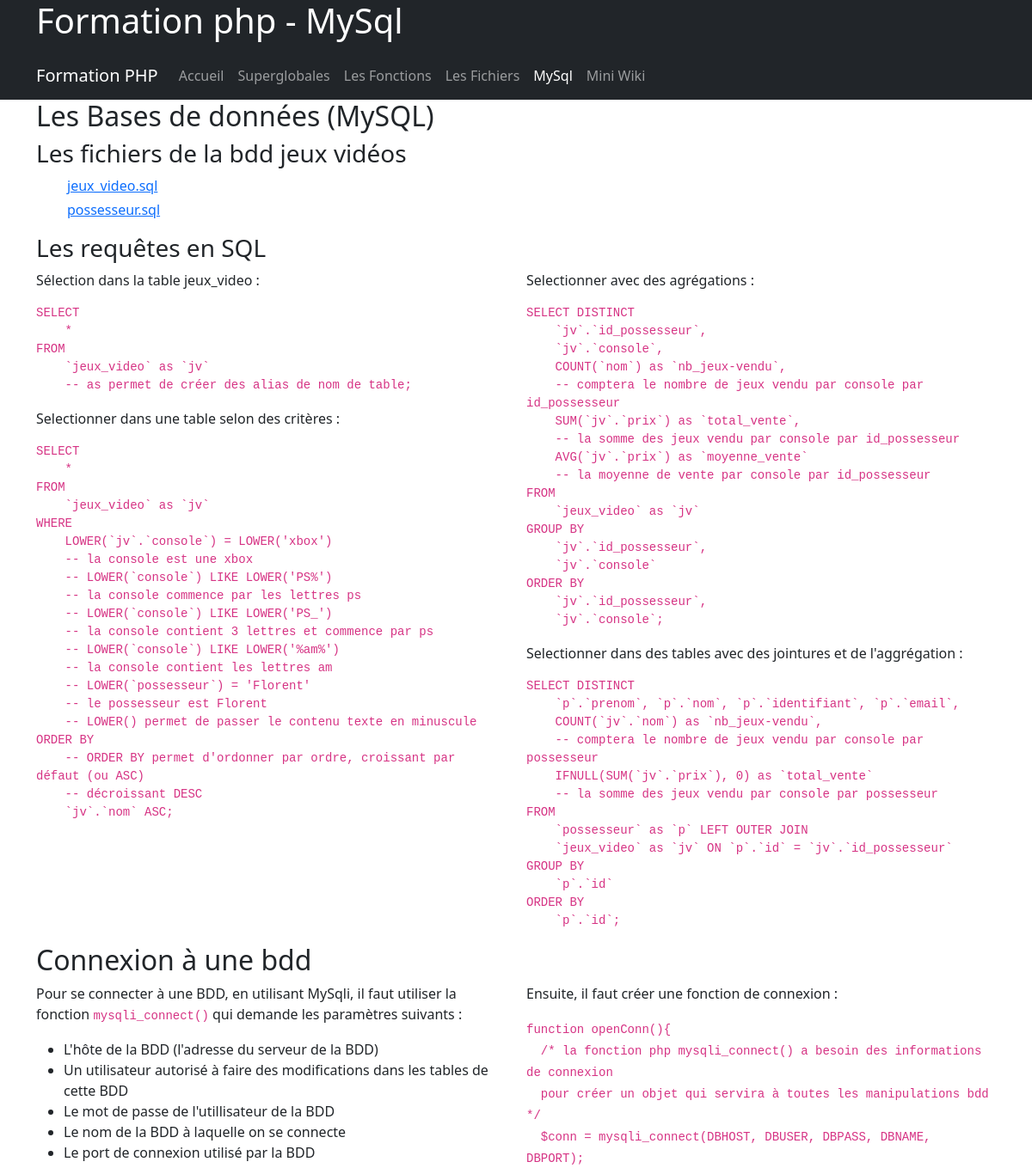
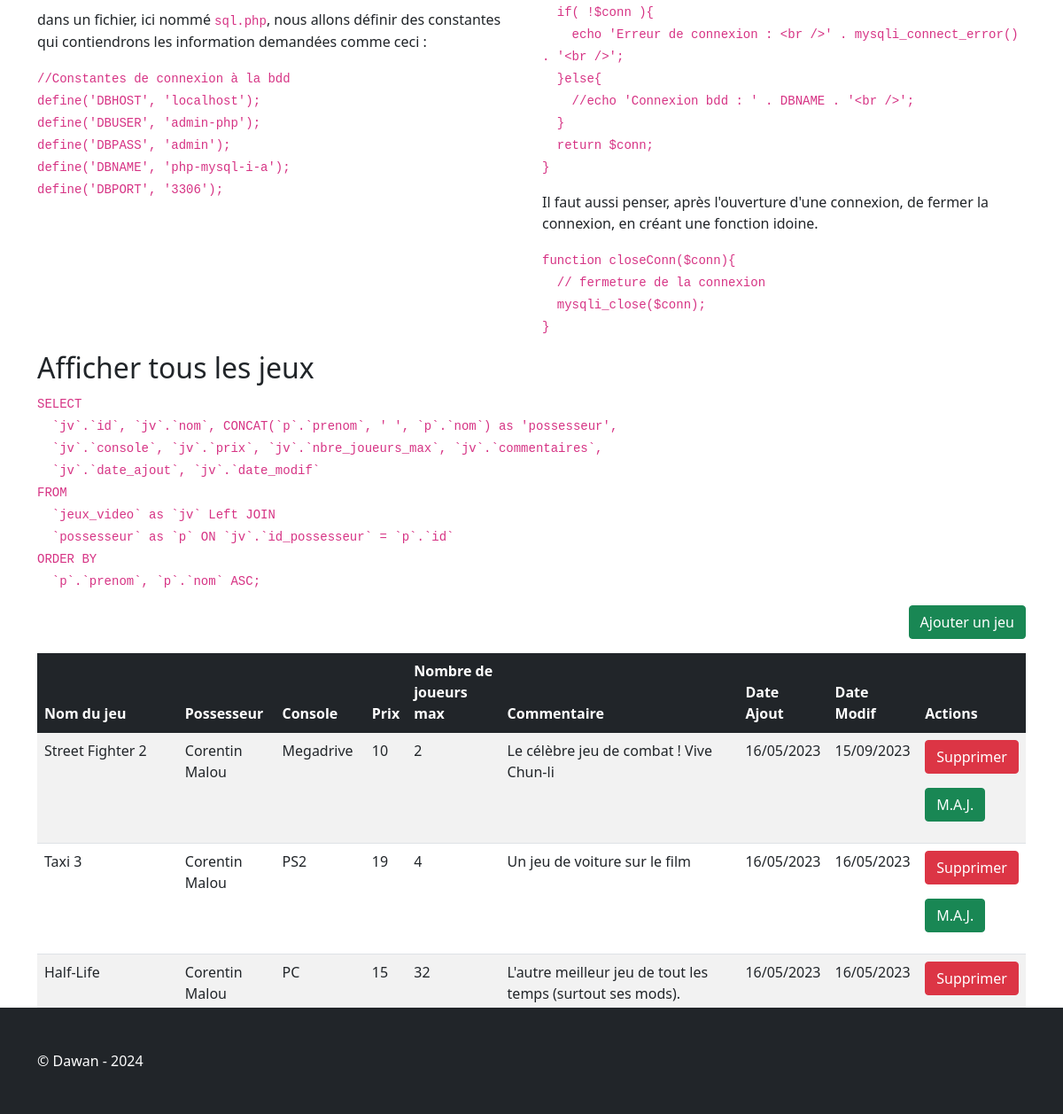
Screenshot of /mysql.php with the database file from the repository (2 pictures, top to bottom).
### tables this page shows
CREATE TABLE IF NOT EXISTS `jeux_video` (
  `id` int NOT NULL AUTO_INCREMENT,
  `id_possesseur` int DEFAULT NULL,
  `nom` varchar(255) NOT NULL,
  `console` varchar(255) NOT NULL,
  `prix` double NOT NULL,
  `nbre_joueurs_max` int NOT NULL,
  `commentaires` text NOT NULL,
  `date_ajout` datetime DEFAULT CURRENT_TIMESTAMP,
  `date_modif` datetime DEFAULT CURRENT_TIMESTAMP,
  PRIMARY KEY (`id`)
);

### mysql.php (the view, shortened to what this page needs)
<?php
include './includes/functions.php';
?>
<!DOCTYPE html>
<html lang="fr">
<head>
    <?php include './includes/appels.php' ?>
</head>
<body>
<?php include './includes/header.php' ?>
    <?php include './includes/navigation.php' ?>
    <main class="container">
        <section class="row">
            <article class="col-lg-12">
                <h2>Les Bases de données (MySQL)</h2>
                <h3>Les fichiers de la bdd jeux vidéos</h3>
                <?php
                echo mkmapSimple("./dump");
                ?>
            </article>
            <article class="col-lg-12">
                <div class="row">
                    <h3>Les requêtes en SQL</h3>
                    <div class="col-lg-6">
                        <p>
                            Sélection dans la table jeux_video :
                        </p>
                        <code>
                            <p>
                                SELECT<br />
                                &nbsp;&nbsp;&nbsp;&nbsp;*<br />
                                FROM<br />
                                &nbsp;&nbsp;&nbsp;&nbsp;`jeux_video` as `jv` <br />
                                &nbsp;&nbsp;&nbsp;&nbsp;-- as permet de créer des alias de nom de table;<br />
                            </p>
                        </code>
                        <p>
                            Selectionner dans une table selon des critères :
                        </p>
                        <code>
                            <p>
                                SELECT<br />
                                &nbsp;&nbsp;&nbsp;&nbsp;*<br />
                                FROM <br />
                                &nbsp;&nbsp;&nbsp;&nbsp;`jeux_video` as `jv`<br />
                                WHERE <br />
                                &nbsp;&nbsp;&nbsp;&nbsp;LOWER(`jv`.`console`) = LOWER('xbox') <br />
                                &nbsp;&nbsp;&nbsp;&nbsp;-- la console est une xbox<br />
                                &nbsp;&nbsp;&nbsp;&nbsp;-- LOWER(`console`) LIKE LOWER('PS%') <br />
                                &nbsp;&nbsp;&nbsp;&nbsp;-- la console commence par les lettres ps<br />
                                &nbsp;&nbsp;&nbsp;&nbsp;-- LOWER(`console`) LIKE LOWER('PS_') <br />
                                &nbsp;&nbsp;&nbsp;&nbsp;-- la console contient 3 lettres et commence par ps<br />
                                &nbsp;&nbsp;&nbsp;&nbsp;-- LOWER(`console`) LIKE LOWER('%am%') <br />
                                &nbsp;&nbsp;&nbsp;&nbsp;-- la console contient les lettres am<br />
                                &nbsp;&nbsp;&nbsp;&nbsp;-- LOWER(`possesseur`) = 'Florent' <br />
                                &nbsp;&nbsp;&nbsp;&nbsp;-- le possesseur est Florent<br />
                                &nbsp;&nbsp;&nbsp;&nbsp;-- LOWER() permet de passer le contenu texte en minuscule<br />
                                ORDER BY<br />
                                &nbsp;&nbsp;&nbsp;&nbsp;-- ORDER BY permet d'ordonner par ordre, croissant par défaut (ou ASC)<br />
                                &nbsp;&nbsp;&nbsp;&nbsp;-- décroissant DESC<br />
                                &nbsp;&nbsp;&nbsp;&nbsp;`jv`.`nom` ASC;<br />
                            </p>
                        </code>
                    </div>
                    <div class="col-lg-6">
                        <p>
                            Selectionner avec des agrégations :
                        </p>
                        <code>
                            <p>
                                SELECT DISTINCT <br />
                                &nbsp;&nbsp;&nbsp;&nbsp;`jv`.`id_possesseur`, <br />
                                &nbsp;&nbsp;&nbsp;&nbsp;`jv`.`console`,<br />
                                &nbsp;&nbsp;&nbsp;&nbsp;COUNT(`nom`) as `nb_jeux-vendu`, <br />
                                &nbsp;&nbsp;&nbsp;&nbsp;-- comptera le nombre de jeux vendu par console par id_possesseur<br />
                                &nbsp;&nbsp;&nbsp;&nbsp;SUM(`jv`.`prix`) as `total_vente`, <br />
                                &nbsp;&nbsp;&nbsp;&nbsp;-- la somme des jeux vendu par console par id_possesseur<br />
                                &nbsp;&nbsp;&nbsp;&nbsp;AVG(`jv`.`prix`) as `moyenne_vente` <br />
                                &nbsp;&nbsp;&nbsp;&nbsp;-- la moyenne de vente par console par id_possesseur<br />
                                FROM <br />
                                &nbsp;&nbsp;&nbsp;&nbsp;`jeux_video` as `jv`<br />
                                GROUP BY <br />
                                &nbsp;&nbsp;&nbsp;&nbsp;`jv`.`id_possesseur`,<br />
                                &nbsp;&nbsp;&nbsp;&nbsp;`jv`.`console`<br />
                                ORDER BY <br />
                                &nbsp;&nbsp;&nbsp;&nbsp;`jv`.`id_possesseur`,<br />
                                &nbsp;&nbsp;&nbsp;&nbsp;`jv`.`console`;<br />
                            </p>
                        </code>
                        <p>
                            Selectionner dans des tables avec des jointures et de l'aggrégation :
                        </p>
                        <code>
                            <p>
                                SELECT DISTINCT <br />
                                &nbsp;&nbsp;&nbsp;&nbsp;`p`.`prenom`, `p`.`nom`, `p`.`identifiant`, `p`.`email`, <br />
                                &nbsp;&nbsp;&nbsp;&nbsp;COUNT(`jv`.`nom`) as `nb_jeux-vendu`, <br />
                                &nbsp;&nbsp;&nbsp;&nbsp;-- comptera le nombre de jeux vendu par console par possesseur<br />
                                &nbsp;&nbsp;&nbsp;&nbsp;IFNULL(SUM(`jv`.`prix`), 0) as `total_vente` <br />
                                &nbsp;&nbsp;&nbsp;&nbsp;-- la somme des jeux vendu par console par possesseur<br />
                                FROM <br />
                                &nbsp;&nbsp;&nbsp;&nbsp;`possesseur` as `p` LEFT OUTER JOIN <br />
                                &nbsp;&nbsp;&nbsp;&nbsp;`jeux_video` as `jv` ON `p`.`id` = `jv`.`id_possesseur` <br />
                                GROUP BY <br />
                                &nbsp;&nbsp;&nbsp;&nbsp;`p`.`id`<br />
                                ORDER BY <br />
                                &nbsp;&nbsp;&nbsp;&nbsp;`p`.`id`;<br />
                            </p>
                        </code>
                    </div>
                </div>
            </article>
            <article class="col-lg-12">
                <div class="row">
                    <h2>Connexion à une bdd</h2>
                    <div class="col-lg-6">
                        <p>
                            Pour se connecter à une BDD, en utilisant MySqli, il faut utiliser la fonction <code>mysqli_connect()</code> qui demande les paramètres suivants :
                        </p>
                        <ul>
                            <li>L'hôte de la BDD (l'adresse du serveur de la BDD)</li>
                            <li>Un utilisateur autorisé à faire des modifications dans les tables de cette BDD</li>
                            <li>Le mot de passe de l'utillisateur de la BDD</li>
                            <li>Le nom de la BDD à laquelle on se connecte</li>
                            <li>Le port de connexion utilisé par la BDD</li>
                        </ul>
                        <p>
                            dans un fichier, ici nommé <code>sql.php</code>, nous allons définir des constantes qui contiendrons les information demandées comme ceci :
                        </p>
                        <p>
                            <code>
                            //Constantes de connexion à la bdd<br />
                            define('DBHOST', 'localhost');<br />
                            define('DBUSER', 'admin-php');<br />
                            define('DBPASS', 'admin');<br />
                            define('DBNAME', 'php-mysql-i-a');<br />
                            define('DBPORT', '3306');
                            </code>
                        </p>
                    </div>
                    <div class="col-lg-6">
                        <p>
                            Ensuite, il faut créer une fonction de connexion :
                        </p>
                        <p>
                            <code>
                                function openConn(){<br />
                                &nbsp;&nbsp;/* la fonction php mysqli_connect() a besoin des informations de connexion <br />
                                &nbsp;&nbsp;pour créer un objet qui servira à toutes les manipulations bdd */<br />
                                &nbsp;&nbsp;$conn = mysqli_connect(DBHOST, DBUSER, DBPASS, DBNAME, DBPORT);<br />
                                &nbsp;&nbsp;if( !$conn ){<br />
                                &nbsp;&nbsp;&nbsp;&nbsp;echo 'Erreur de connexion : &lt;br /&gt;' . mysqli_connect_error() . '&lt;br /&gt;';<br />
                                &nbsp;&nbsp;}else{<br />
                                &nbsp;&nbsp;&nbsp;&nbsp;//echo 'Connexion bdd : ' . DBNAME . '&lt;br /&gt;';<br />
                                &nbsp;&nbsp;}<br />
                                &nbsp;&nbsp;return $conn;<br />
                                }
                            </code>
                        </p>
                        <p>
                            Il faut aussi penser, après l'ouverture d'une connexion, de fermer la connexion, en créant une fonction idoine.
                        </p>
                        <p>
                            <code>
                                function closeConn($conn){<br />
                                &nbsp;&nbsp;// fermeture de la connexion<br />
                                &nbsp;&nbsp;mysqli_close($conn);<br />
                                }
                            </code>
                        </p>
                    </div>
                </div>
            </article>
            <article class="col-lg-12">
                <h2>Afficher tous les jeux</h2>
                <p>
                    <code>
                    SELECT <br />
                    &nbsp;&nbsp;`jv`.`id`, `jv`.`nom`, CONCAT(`p`.`prenom`, ' ', `p`.`nom`) as 'possesseur', <br />
                    &nbsp;&nbsp;`jv`.`console`, `jv`.`prix`, `jv`.`nbre_joueurs_max`, `jv`.`commentaires`, <br />
                    &nbsp;&nbsp;`jv`.`date_ajout`, `jv`.`date_modif` <br />
                    FROM <br />
                    &nbsp;&nbsp;`jeux_video` as `jv` Left JOIN <br />
                    &nbsp;&nbsp;`possesseur` as `p` ON `jv`.`id_possesseur` = `p`.`id` <br />
                    ORDER BY <br />
                    &nbsp;&nbsp;`p`.`prenom`, `p`.`nom` ASC;
                    </code>
                </p>
            </article>
            <article class="col-lg-12">
                <p class="text-end">
                    <a href="./mysqlAdd.php?action=addGame">
                        <button class="btn btn-success">
                            Ajouter un jeu
                        </button>
                    </a>
                </p>
                <?php
                $link = openConn();
                $sql = "
                SELECT
                    `jv`.`id`, `jv`.`nom`, CONCAT(`p`.`prenom`, ' ', `p`.`nom`) as 'possesseur',
                    `jv`.`console`, `jv`.`prix`, `jv`.`nbre_joueurs_max`, `jv`.`commentaires`,
                    `jv`.`date_ajout`, `jv`.`date_modif`
                FROM
                    `jeux_video` as `jv` Left JOIN
                    `possesseur` as `p` ON `jv`.`id_possesseur` = `p`.`id`
                ORDER BY
                    `p`.`prenom`, `p`.`nom` ASC;
                ";
                $result = mysqli_query($link, $sql);
                $nbRows = mysqli_num_rows($result);
                if ($nbRows > 0) {
                ?>
                    <div class="limit-height">
                        <table class="table table-striped">
                            <thead class="table-dark">
                                <tr>
                                    <th>Nom du jeu</th>
                                    <th>Possesseur</th>
                                    <th>Console</th>
                                    <th>Prix</th>
                                    <th>Nombre de joueurs max</th>
                                    <th>Commentaire</th>
                                    <th>Date Ajout</th>
                                    <th>Date Modif</th>
                                    <th>Actions</th>
                                </tr>
                            </thead>
                            <tbody>
                                <?php while ($row = mysqli_fetch_assoc($result)) : ?>
                                    <tr>
                                        <td>
                                            <?php echo mb_convert_encoding($row['nom'], 'UTF-8'); ?>
                                        </td>
                                        <td><?php echo mb_convert_encoding($row['possesseur'], 'UTF-8'); ?></td>
                                        <td><?php echo mb_convert_encoding($row['console'], 'UTF-8'); ?></td>
                                        <td><?php echo $row['prix']; ?></td>
                                        <td><?php echo $row['nbre_joueurs_max']; ?></td>
                                        <td>
                                            <?php echo mb_convert_encoding($row['commentaires'], 'UTF-8'); ?>
                                        </td>
                                        <td>
                                            <?php
                                            $dateAjout = date('d/m/Y', strtotime($row['date_ajout']));
                                            echo $dateAjout;
                                            ?>
                                        </td>
                                        <td>
                                            <?php
                                            $dateAjout = date('d/m/Y', strtotime($row['date_modif']));
                                            echo $dateAjout;
                                            ?>
                                        <td>
                                            <p>
                                                <a href="./mysqlDelete.php?id=<?php echo $row['id'] ?>">
                                                    <button class="btn btn-danger">
                                                        Supprimer
                                                    </button>
                                                </a>
                                            </p>
                                            <p>
                                                <a href="./mysqlUpdate.php?action=modGame&id=<?php echo $row['id'] ?>">
                                                    <button class="btn btn-success">
                                                        M.A.J.
                                                    </button>
                                                </a>
                                            </p>
                                        </td>
                                    </tr>
                                <?php endwhile ?>
                            </tbody>
                        </table>
                    </div>
                <?php
                }
                ?>
            </article>
        </section>
    </main>
    <?php include './includes/footer.php' ?>
</body>
</html>

### rows the page displays
jeux_video: nom "Street Fighter 2", possesseur "Corentin Malou", console "Megadrive", prix "10", nbre_joueurs_max "2", commentaires "Le célèbre jeu de combat ! Vive Chun-li", date_ajout "16/05/2023", date_modif "15/09/2023"
jeux_video: nom "Taxi 3", possesseur "Corentin Malou", console "PS2", prix "19", nbre_joueurs_max "4", commentaires "Un jeu de voiture sur le film", date_ajout "16/05/2023", date_modif "16/05/2023"
jeux_video: nom "Half-Life", possesseur "Corentin Malou", console "PC", prix "15", nbre_joueurs_max "32", commentaires "L'autre meilleur jeu de tout les temps (surtout ses mods).", date_ajout "16/05/2023", date_modif "16/05/2023"
